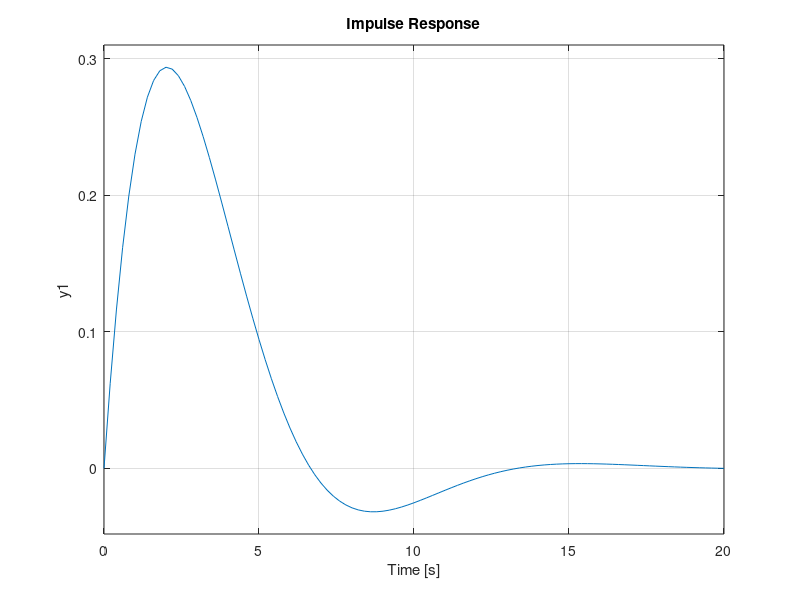

MATLAB code for this plot: (Note: this script raises an error after producing the figure.)
%Alfina Shafiyyah Makarim
%21/481478/PA/20966


clear
clc
K = 1
num = K
denum = [3,2,K]
G = tf(num, denum)
s = tf('s')

figure
subplot(311), step(G);
subplot(312), step(G/s);
subplot(313), impulse(G);

info = stepinfo(G)

[y,t] = step(G)
y(length(y))
plot(t,y);
xlabel('Time (sec)');
ylabel('Amplitude');
title('step responce');
